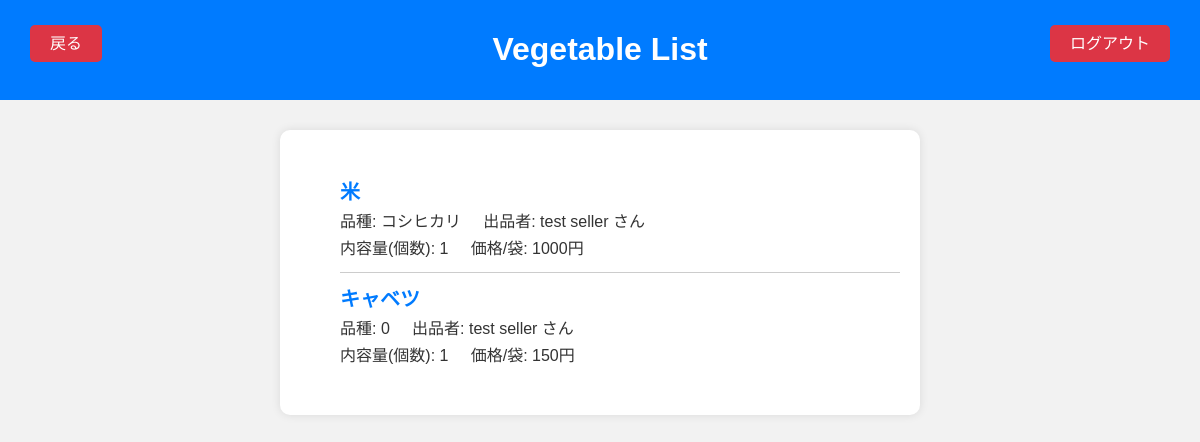
/buyer/vegetable_list/, run on an earlier commit of the app's database.
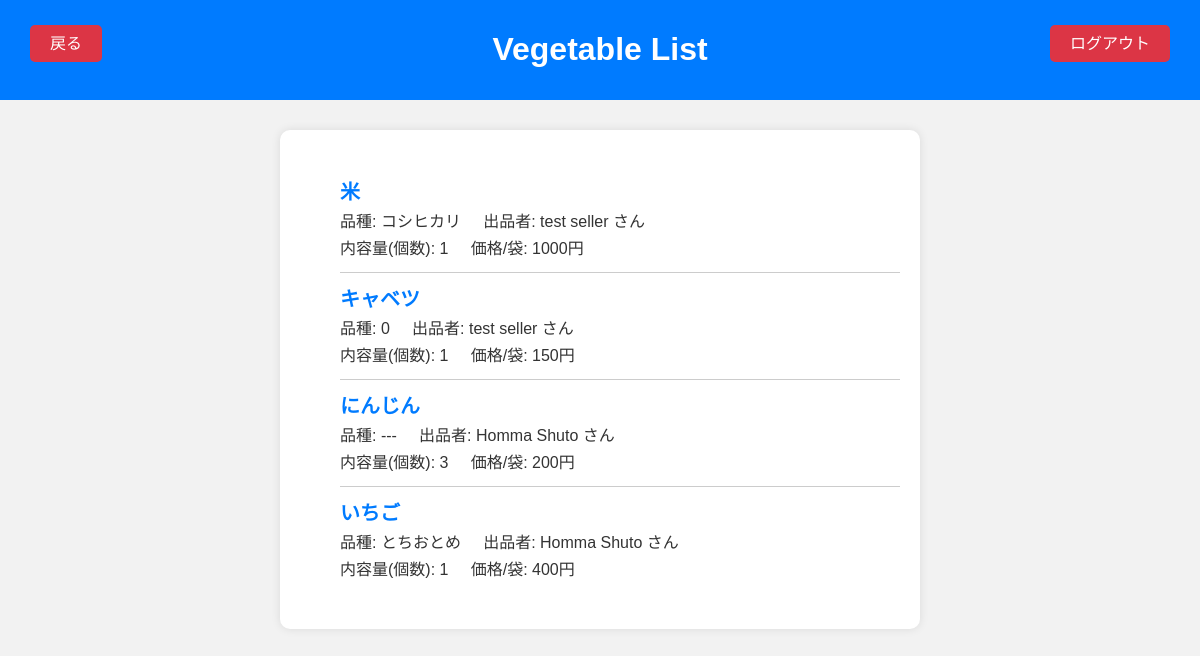
And on a later commit of the database.
### seller/models.py (models this page shows, shortened)
class Vegetable(models.Model):
    seller = models.ForeignKey(Seller, on_delete=models.CASCADE, related_name='vegetable')      # 出品者
    item_name = models.CharField(max_length=100)                                                # 品目名
    item_type = models.CharField(max_length=100, default='---')                                 # 品種名
    price = models.DecimalField(max_digits=100, decimal_places=2, default=0)                    # 単価
    content_quantity = models.PositiveIntegerField(default=1)                                   # まとまりの内容個数
    content_price = models.DecimalField(max_digits=100, decimal_places=2, default=0)            # まとまりの価格
    total_quantity = models.PositiveIntegerField(default=0)                                     # まとまりの総数

class Seller(models.Model):
    user = models.OneToOneField(User, on_delete=models.CASCADE, related_name='seller')
    address = models.CharField(max_length=200)

### accounts/models.py (models this page shows, shortened)
class User(AbstractBaseUser, PermissionsMixin):
    account_id = models.CharField(
        verbose_name=_("account_id"),
        unique=True,
        max_length=10
    )
    email = models.EmailField(
        verbose_name=_("email"),
        unique=True
    )
    first_name = models.CharField(
        verbose_name=_("first_name"),
        max_length=150,
        null=True,
        blank=False
    )
    last_name = models.CharField(
        verbose_name=_("last_name"),
        max_length=150,
        null=True,
        blank=False
    )
    birth_date = models.DateField(
        verbose_name=_("birth_date"),
        blank=True,
        null=True
    )
    is_superuser = models.BooleanField(
        verbose_name=_("is_superuer"),
        default=False
    )
    is_staff = models.BooleanField(
        verbose_name=_('staff status'),
        default=False,
    )
    is_seller = models.BooleanField(
        verbose_name=_('is_seller'),
        default=False,
    )
    is_active = models.BooleanField(
        verbose_name=_('active'),
        default=True,
    )
    created_at = models.DateTimeField(
        verbose_name=_("created_at"),
        auto_now_add=True
    )
    updated_at = models.DateTimeField(
        verbose_name=_("updateded_at"),
        auto_now=True
    )
    address = models.CharField(
        max_length=200,
        blank=True,
        null=True
    )
    profile_picture = models.ImageField(
        upload_to='profile_pics/',
        blank=True,
        null=True
    )
    objects = UserManager()
    USERNAME_FIELD = 'account_id' # ログイン時、ユーザー名の代わりにaccount_idを使用
    REQUIRED_FIELDS = ['email']  # スーパーユーザー作成時にemailも設定する

### buyer/views.py (the view)
# urls.py: path('vegetable_list/', VegetableListView.as_view(), name='vegetable_list'),
class VegetableListView(View):
    def get(self, request):
        vegetables = Vegetable.objects.all()
        return render(request, 'buyer/vegetable_list.html', {'vegetables': vegetables})

### buyer/templates/buyer/vegetable_list.html (shortened to what this page needs)
{% load static %}
<!DOCTYPE html>
<html>
<head>
    <link rel="stylesheet" type="text/css" href="{% static 'buyer/css/vegetable_list.css' %}">
</head>
<body>
    <div class="header">
        <h1>Vegetable List</h1>
    </div>
    <div class="logout-container">
        <a href="{% url 'accounts:logout' %}" class="logout-btn">ログアウト</a>
    </div>
    <div class="product-list">
        <ul>
            {% for vegetable in vegetables %}
            <li class="product">
                <h3>{{ vegetable.item_name }}</h3>
                <p>品種: {{ vegetable.item_type }}&nbsp;&nbsp;&nbsp;&nbsp;&nbsp;出品者: {{ vegetable.seller.user.last_name }} {{ vegetable.seller.user.first_name }} さん</p>
                <p>内容量(個数): {{ vegetable.content_quantity }}&nbsp;&nbsp;&nbsp;&nbsp;&nbsp;価格/袋: {{ vegetable.content_price|floatformat:"0" }}円</p>
            </li>
            {% endfor %}
        </ul>
    </div>
    <div class="back-container">
        <a href="javascript:history.go(-1)" class="back-btn">戻る</a>
    </div>
</body>
</html>

### buyer/static/buyer/css/vegetable_list.css (style rules this page uses)
body { font-family: Arial, sans-serif; background-color: #f2f2f2; margin: 0; padding: 0; }
.header { background-color: #007bff; color: #fff; padding: 10px; text-align: center; }
.product-list { max-width: 600px; margin: 30px auto; padding: 20px; background-color: #fff; border-radius: 10px; box-shadow: 0 0 10px rgba(0, 0, 0, 0.1); }
.product { list-style: none; border-bottom: 1px solid #ccc; padding: 10px 0; }
.product:last-child { border-bottom: none; }
.product h3 { font-size: 20px; color: #007bff; margin: 0; padding: 0; }
.product p { font-size: 16px; color: #333; margin: 3px 0; }
.logout-container { position: absolute; top: 30px; right: 30px; }
.logout-btn { background-color: #dc3545; color: #fff; padding: 10px 20px; border: none; border-radius: 5px; text-decoration: none; cursor: pointer; }
.back-container { position: absolute; top: 30px; left: 30px; }
.back-btn { background-color: #dc3545; color: #fff; padding: 10px 20px; border: none; border-radius: 5px; text-decoration: none; cursor: pointer; }

What changed in the data, as far as the page shows it:
added Vegetable: item_name "にんじん", item_type "---", seller.user.last_name "Homma", seller.user.first_name "Shuto", content_quantity "3", content_price "200"
added Vegetable: item_name "いちご", item_type "とちおとめ", seller.user.last_name "Homma", seller.user.first_name "Shuto", content_quantity "1", content_price "400"
